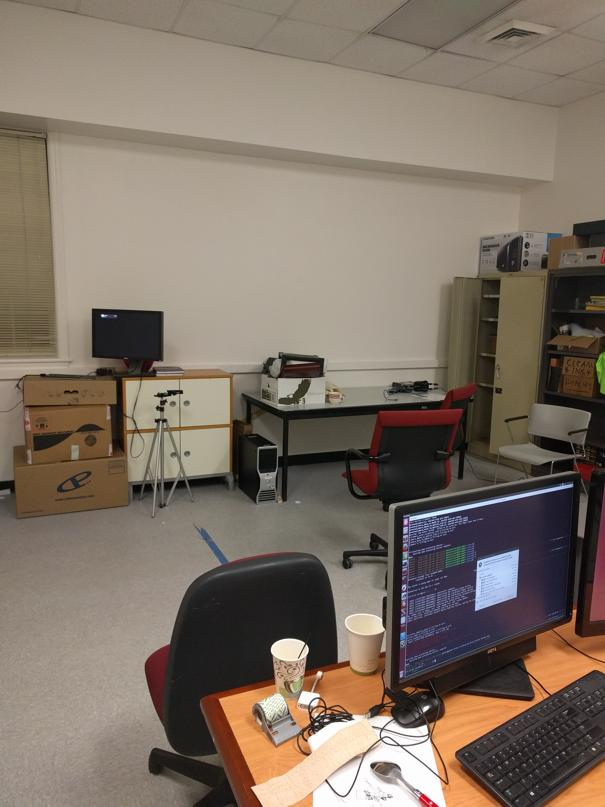
#> input picture Data/Train/Set3/1.jpg, 605 x 807 px; its folder holds 4 pictures in this run
$ python Wrapper.py
#> lines starting #> are read from the running program, lines starting #| are printed output that depends on the picture; after the words box and inside, x2 and y2 are one past the last pixel; in counts of white or black regions, pixels touching at a corner belong together
#!/usr/bin/evn python

"""
CMSC733 Spring 2019: Classical and Deep Learning Approaches for
Geometric Computer Vision
Project1: MyAutoPano: Phase 1 Starter Code

Author(s):
Chahat Deep Singh (chahat@terpmail.umd.edu)
PhD Student in Computer Science,
University of Maryland, College Park

Nitin J. Sanket (nitinsan@terpmail.umd.edu)
PhD Candidate in Computer Science,
University of Maryland, College Park
"""

# Code starts here:

import numpy as np
import cv2
# Add any python libraries here
import os
import matplotlib.pyplot as plt
import matplotlib.image as img
import random


def imregionalmax(image, kernel=None):
    """Find the regional max of the image. An approximation of MATLAB's
    imregionalmax function. Result only differs when surrounding pixels
    have the same value as the center.

    Parameters:
    - image: the input image
    - kernel: the size of the neiborhood region, default is 3x3, i.e.
              neighboring 8 pixels.
    Returns:
    - a bitmask image, where '1' indicates local maxima.
    Author:
    - Yu Fang
    References:
    - https://github.com/bhardwajvijay/Utils/blob/master/utils.cpp
    - https://stackoverflow.com/questions/5550290/find-local-maxima-in-grayscale-image-using-opencv
    """
    # dialate the image so that small values are replaced by local max
    local_max = cv2.dilate(image, kernel)
    # non-local max pixels (excluding pixel w/ constant 3x3 neighborhood)
    # will be replaced by local max, so the values will increase. remove them.
    # so the result is either local max or constant neighborhood.
    max_mask = image >= local_max
    # erode the image so that high values are replaced by local min
    local_min = cv2.erode(image, kernel)
    # only local min pixels and pixels w/ constant 3x3 neighborhood
    # will stay the same, otherwise pixels will be replaced by the local
    # min and become smaller. We only take non-local min, non-constant values.
    min_mask = image > local_min
    # boolean logic hack
    #   (local max || constant) && (!local min && !constant)
    # = local max && !local min && !constant
    # = local max && !constant
    return (max_mask & min_mask).astype(np.uint8)


# [82 lines left out: functions est_homography, apply_homography, drawMatches, visualize_image, visualize_points, not called in this run]

# # Finding corners using corner harris


def detect_corners(image):
    return cv2.cornerHarris(cv2.cvtColor(image, cv2.COLOR_BGR2GRAY), 5, 5, 0.04)
    # gray = cv2.cvtColor(image, cv2.COLOR_BGR2GRAY)
    # gray = np.float32(gray)
    # dst = cv2.cornerHarris(image, 3, 3, 0.04)
    # dst = cv2.dilate(dst, None)
    # image[dst > 0.01*dst.max()] = [255, 0, 0]
    # # cv2.imshow('dst', image)
    # # cv2.waitKey(0)
    # # cv2.destroyAllWindows()
    # return dst

# Efficient ANMS implementation


def anms(c_img):
    # Local maxima
    maxima = np.array(np.where(imregionalmax(c_img) == 1)).T
    x, y = maxima[:, 0], maxima[:, 1]
    # Get corner score of local maxima
    maxima_c_img = c_img[x, y]
    # Number of local maxima
    n_strong = len(x)
    # Keep best 2% of corners
    n_best = int(0.02 * n_strong)
    r = np.zeros(n_strong)
    for i in np.arange(n_strong):
        # Prune edges, only look at possible corners
        if maxima_c_img[i] >= 0.001 * np.max(maxima_c_img):
            # Check whether point is robust
            threshold = maxima[maxima_c_img[i] < 0.9*maxima_c_img]
            # Calculate euclidean distance
            dist = np.linalg.norm(threshold - maxima[i], axis=1)
            if len(dist) != 0:
                # Keep minimum distance only
                r[i] = np.min(dist)
    # Return indices of best corners
    return maxima[np.argsort(-r)][:(n_best-1)]


# Use cv2 SIFT to create 128src[:,0] feature descriptors
def feature_descriptors(image, corners):
    sift = cv2.SIFT_create()
    keypoints = np.array([cv2.KeyPoint(c[1], c[0], 40) for c in corners])
    kp, desc = sift.compute(image, keypoints)
    # [11 lines of commented-out code are left out]
    return desc


# Match features between two images
# [180 lines left out: functions feature_matching, ransac, stitch, stitch_img, not called in this run]

# Perform a really bad panorama stitching
def panorama_stiching(dir='../images/input'):
    # Load all images in given directory
#> called with dir = '../Data/Train/Set3/'
    images = np.array([img.imread(dir+f) for f in sorted(os.listdir(dir))])
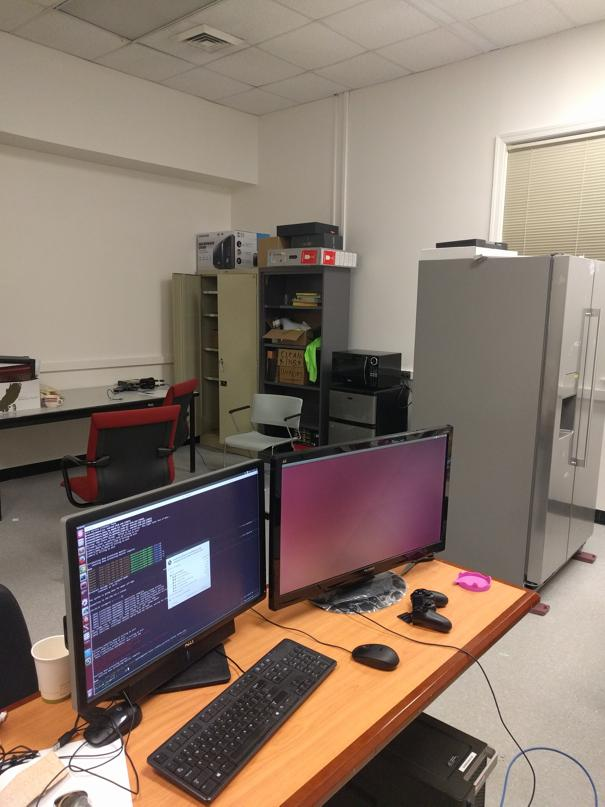
#> input picture Data/Train/Set3/2.jpg, 605 x 807 px
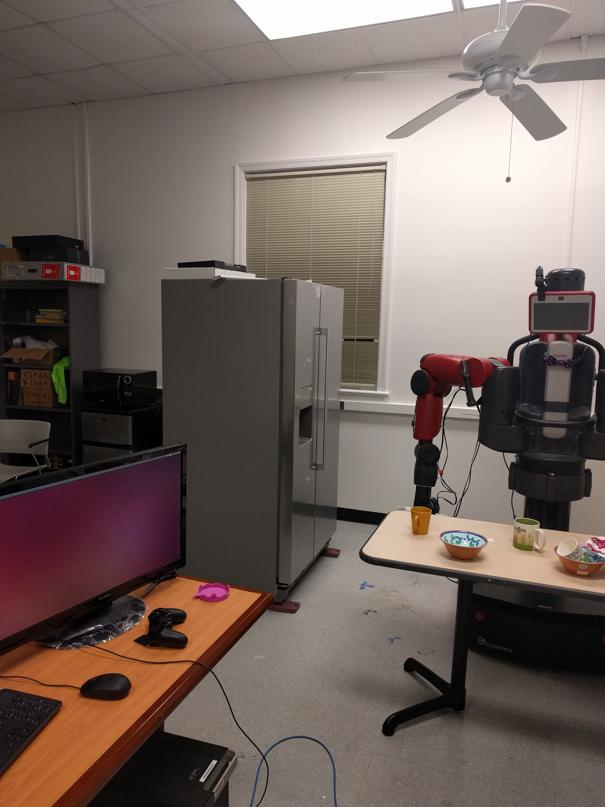
#> input picture Data/Train/Set3/3.jpg, 605 x 807 px
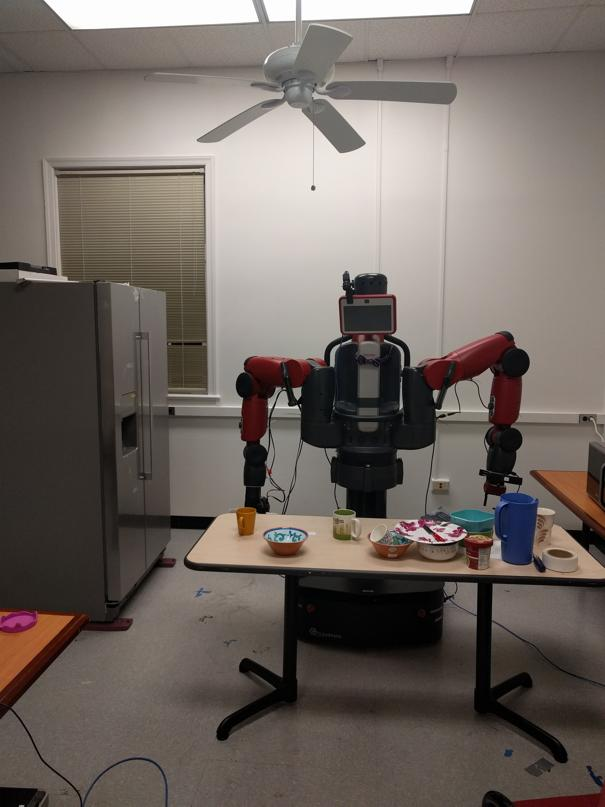
#> input picture Data/Train/Set3/4.jpg, 605 x 807 px
    for i in range(images.shape[0]-1):
        features = np.array([np.zeros((3,))])
        # Analyze first image

        # Detect corners
        c_img = detect_corners(images[i])
        # Run ANMS
        corners = anms(c_img).astype(float)
        # Find feature descriptors
        desc = feature_descriptors(images[i], corners)
        # Store results
        features = np.append(features, [[1, corners, desc]], axis=0)
        # Analyze second image
        # Detect corners
        c_img = detect_corners(images[i+1])
        # Run ANMS
        corners = anms(c_img).astype(float)
        # Find feature descriptors
        desc = feature_descriptors(images[i+1], corners)
        # Store results again
        features = np.append(features, [[1, corners, desc]], axis=0)
        features = features[1:,1:]
        # Match features
        matches = feature_matching(features)
        # If not matches found, fail algorithm
        if matches.shape[0] == 0:
            raise Exception("No matches found! Try using similar images")
        # Run RANSAC
        H, _ = ransac(matches, features)
        # Stitch images to create new image
        result = stitch(images[i], images[i+1], H)
#> this loop made 1 pass
#> pass 1, in panorama_stiching, `c_img = detect_corners(images[i])`:
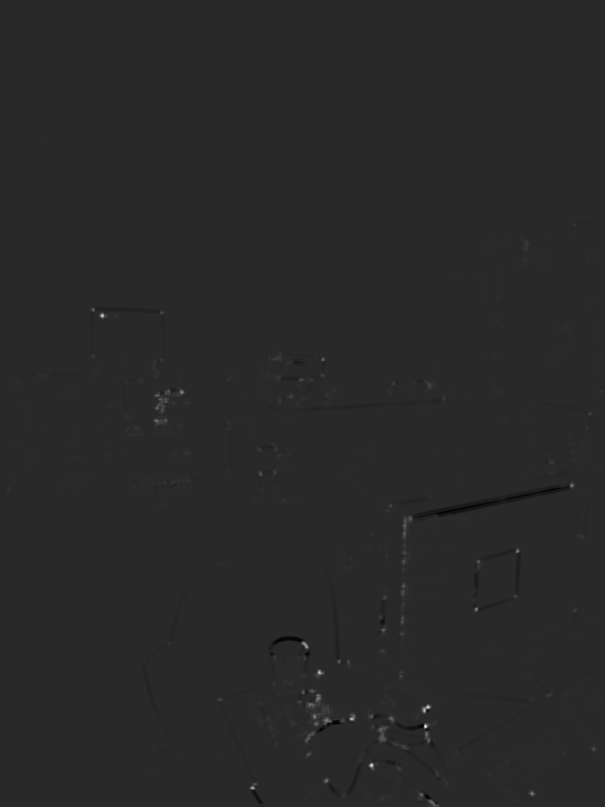
#> c_img: shape (807, 605) float32; min -0.24, max 1.23, mean 0.000273; drawn with min black and max white
#> pass 1, in imregionalmax, `max_mask = image >= local_max`:
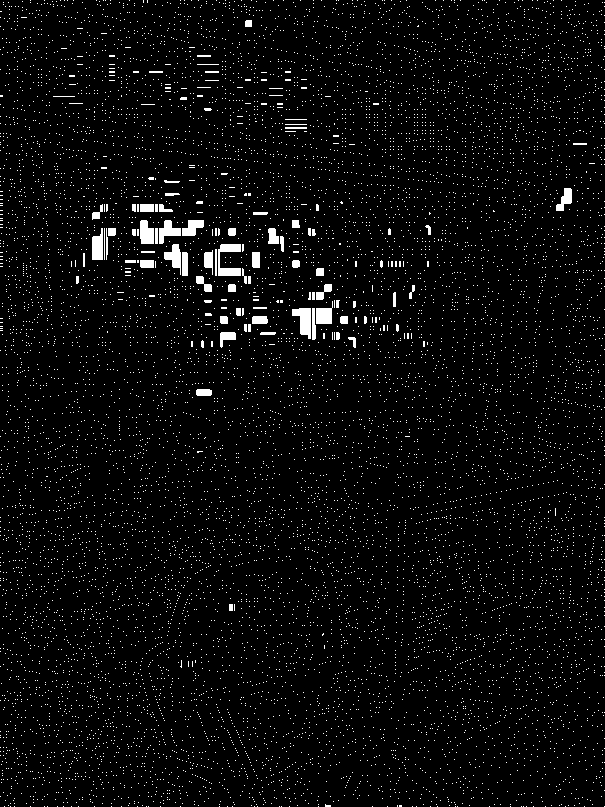
#> max_mask: shape (807, 605) bool; 3.7% white; 10744 white regions (10660 under 20 px), largest, box (x1, y1, x2, y2) and area: (218, 244, 241, 276) 389, (292, 308, 311, 339) 365, (140, 220, 154, 244) 281
#> pass 1, in imregionalmax, `local_min = cv2.erode(image, kernel)`:
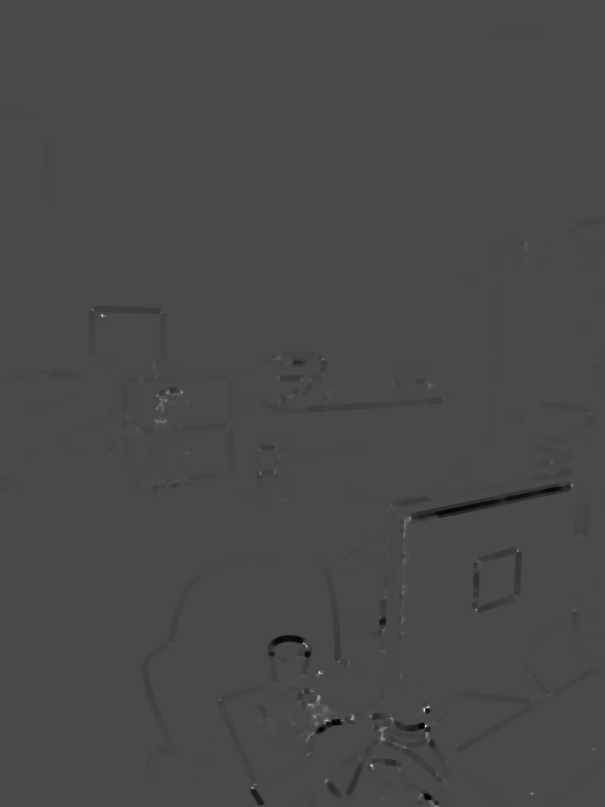
#> local_min: shape (807, 605) float32; min -0.24, max 0.594, mean -0.00139; drawn with min black and max white
        # result = stitch_img(result, images[i], H)
        # visualize_image(result)

        # result = stitch_img(result, images[i], H)
    # Viola! Display a poorly sitched image
    visualize_image(result)

def main():
    # [6 lines of commented-out code are left out]
    """
    Read a set of images for Panorama stitching
    """
    file_dir = "../Data/Train/Set3/"
    # data = [i for i in os.listdir(file_dir) if i.endswith('.jpg')]
    """
	Corner Detection
	Save Corner detection output as corners.png
	"""

    """
	Perform ANMS: Adaptive Non-Maximal Suppression
	Save ANMS output as anms.png
	"""

    """
	Feature Descriptors
	Save Feature Descriptor output as FD.png
	"""

    """
	Feature Matching
	Save Feature Matching output as matching.png
	"""

    """
	Refine: RANSAC, Estimate Homography
	"""

    """
	Image Warping + Blending
	Save Panorama output as mypano.png
	"""
    panorama_stiching(file_dir)


if __name__ == '__main__':
#> (the run stopped early here; a loop or call above may not have finished)
